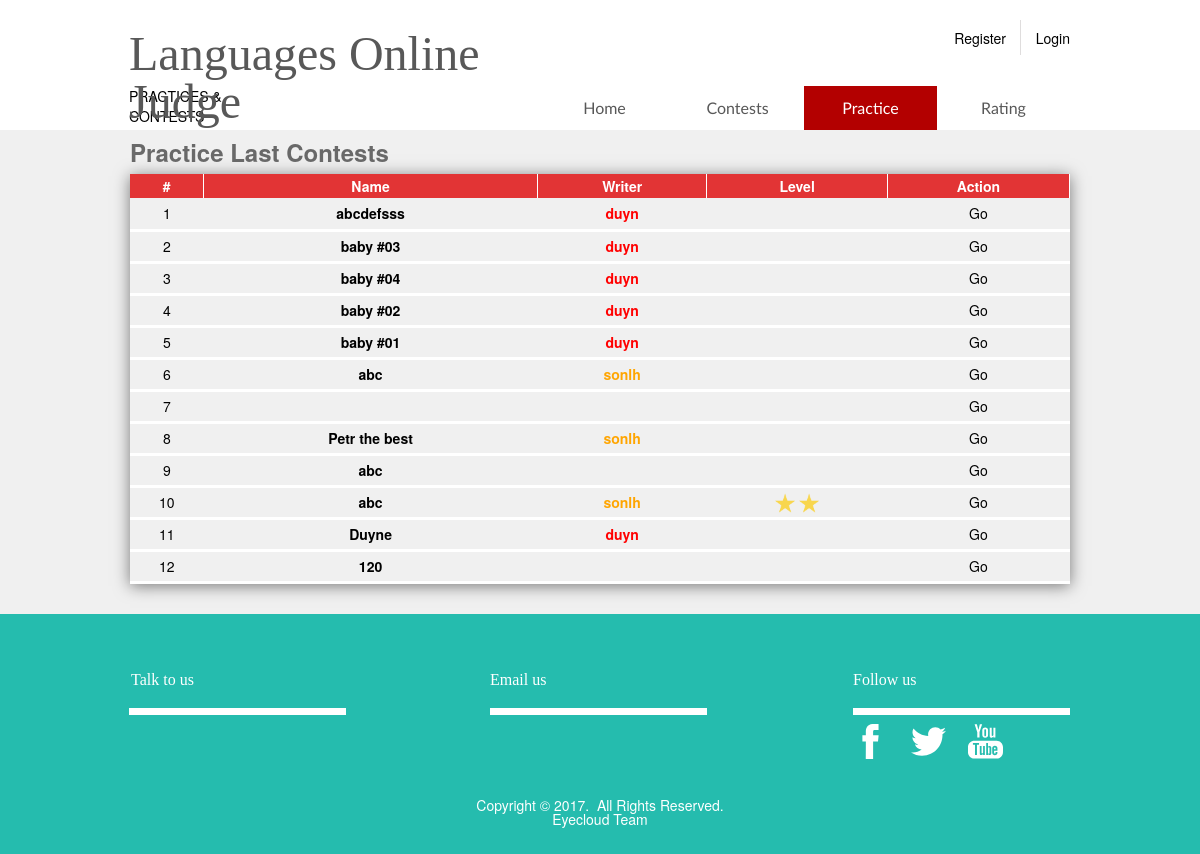
The app's page /practice.php with its own data.
### tables this page shows
CREATE TABLE `contest` (
  `conID` int(11) NOT NULL,
  `conName` varchar(300) NOT NULL,
  `duration` int(11) NOT NULL,
  `author` varchar(50) NOT NULL,
  `beginTime` timestamp NULL DEFAULT NULL,
  `islock` tinyint(1) NOT NULL,
  `level` int(11) NOT NULL,
  `isJudged` tinyint(1) NOT NULL,
  `blog` varchar(2000) NOT NULL,
  `createDate` timestamp NULL DEFAULT NULL
);

CREATE TABLE `account` (
  `username` varchar(50) NOT NULL,
  `password` varchar(50) NOT NULL,
  `name` varchar(50) NOT NULL,
  `point` smallint(6) NOT NULL,
  `role` tinyint(1) NOT NULL,
  `imgURL` varchar(60) NOT NULL
);

### practice.php (the view, shortened to what this page needs)
<?php
    include('gui/resource.php');
?>
<link rel="stylesheet" href="design/css/radio.css">
<body class="fonts1">
    <div id="body-wrapper">
    <?php include('gui/header.php') ?>
    <div id="" class="section" style="background-color: #f0f0f0">
        <div class="container" >
            <?php
                if (!isset($_contestID)) {
                ?>
            <div id="" class="element text-element  ">
                <div class="text-content">
                    <h1><span class="fontSize" style="font-size: 24px; line-height: 1;"><span><span style="color:#696969;">Practice Last Contests</span></span></span></h1>
                </div>
            </div>
            <div id="" class="element text-element  ">
                <div class="text-content">
                    <table border="0" cellpadding="2" cellspacing="2" style="width:100%;">
                        <thead>
                            <tr>
                                <th style="text-align: center;"> # </th>
                                <th style="text-align: center;"> Name </th>
                                <th style="text-align: center;"> Writer </th>
                                <th style="text-align: center;"> Level </th>
                                <th style="text-align: center;"> Action </th>
                            </tr>
                        </thead>
                        <tbody>
                            <?php
                                $upConList = getAllContest();
                                $_cnt = 0;
                                foreach ($upConList as $_contest) {
                                  $_cnt++;
                                ?>
                            <tr style="text-align: center;">
                                <td> <?php echo $_cnt ?> </td>
                                <td>
                                    <a href="blog/<?php echo $_contest['conID'] ?>">  <strong> <?php echo $_contest['conName']?> </strong> </a>
                                </td>
                                <td>
                                  <a href="profile/<?php echo $_contest['author'] ?>">
                                    <strong><?php echo getTitle($_contest['author'])?></strong>
                                  </a>
                                </td>
                                <td>
                                    <?php
                                        $_level = intval($_contest['level']);
                                        for ($i = 0; $i < $_level; $i++) {
                                        ?>
                                    <img src="img/star.png" width="20" height="20">
                                    <?php
                                        }
                                        ?>
                                </td>
                                <td>
                                    <a href="practice2.php?id=<?php echo $_contest['conID']?>"> Go </a>
                                </td>
                            </tr>
                            <?php
                                }
                                  ?>
                        </tbody>
                    </table>
                    <p>&nbsp;</p>
                </div>
            </div>
            <?php
                }
                ?>
        </div>
    </div>
    <?php
        include('gui/footer.php');
    ?>
</body>
</html>

### db_query/db_get.php (shortened to what this page needs)
<?php
	function getAllContest() {
		GLOBAL $db;
		$_sql = "SELECT * FROM contest ORDER BY beginTime DESC";
		$_rs = mysqli_query($db, $_sql);
		$_list_time = array();
		if (isset($_rs))
			while ($_row = $_rs -> fetch_assoc())
				$_list_time[] = $_row;
		return $_list_time;
	}
  	function getSingleUser($_user) {
		GLOBAL $db;
		$_sql = "SELECT * FROM account WHERE username = '$_user'";
		$_rs = mysqli_query($db, $_sql);
		if (isset($_rs) && mysqli_num_rows($_rs) > 0) {
			$_row = $_rs -> fetch_assoc();
			return $_row;
		}
	}
	function getRankColor($_point) {
		if ($_point >= 2000) return 'red';
		if ($_point >= 1000) return 'orange';
		return 'gray';
	}
	function computeRanking($_username) {
		GLOBAL $db;
		$_myscore = getSingleUser($_username);
		$_score = $_myscore['point'];
		$sql = "SELECT * FROM account WHERE point > '$_score'";
		$rs = mysqli_query($db, $sql);
		if (isset($rs))
			return mysqli_num_rows($rs) + 1;
	}
	function getTitle($_username) {
		$_user = getSingleUser($_username);
		$_point = $_user['point'];
		$_rank = computeRanking($_username);
		$_name = $_user['username'];
		$_color = getRankColor($_point);
		if ($_rank == 1 && $_point > 0) {
			$_title = "<font color = 'black'>" . substr($_name, 0, 1) . "</font>" .
			"<font color = '".$_color."'>".
			 substr($_name, 1)."</font>";
		}
		else
			$_title =  "<font color = '". $_color ."'>" . $_name . "</font>";
		return $_title;
	}
?>

### design/css/theme.css (style rules this page uses)
html, body, div, span, object, iframe, h1, h2, h3, h4, h5, h6, p, blockquote, pre, a, abbr, acronym, address, big, cite, code, del, dfn, em, img, ins, kbd, q, s, samp, small, strike, strong, sub, sup, tt, var, b, i, dl, dt, dd, ol, ul, li, fieldset, form, label, legend, caption, article, aside, canvas, details, figure, figcaption, footer, header, hgroup, menu, nav, output, section, summary, time, mark, audio, video { margin: 0px; padding: 0px; border: 0px; font-size: 100%; vertical-align: baseline; }
table, tbody, tfoot, thead, tr, th, td { margin: 0px; font-size: 100%; color: inherit; }
body { line-height: 1; position: relative; width: 100%; }
html, body, div, span, object, iframe, h1, h2, h3, h4, h5, h6, p, blockquote, pre, a, abbr, acronym, address, big, cite, code, del, dfn, em, img, ins, kbd, q, s, samp, small, strike, strong, sub, sup, tt, var, b, u, i, center, dl, dt, dd, ol, ul, li, fieldset, form, label, legend, caption, article, aside, canvas, details, embed, figure, figcaption, footer, header, hgroup, menu, nav, output, ruby, section, summary, time, mark, audio, video { margin: 0px; padding: 0px; border: 0px; font-size: 100%; vertical-align: baseline; }
html { font-size: 100%; text-size-adjust: 100%; min-height: 100%; min-width: 940px !important; }
img { vertical-align: middle; border: 0px; }
body { margin: 0px; font-family: Ubuntu, "Helvetica Neue", Helvetica, Arial, sans-serif; font-size: 14px; line-height: 20px; color: rgb(51, 51, 51); background-color: rgb(255, 255, 255); }
a { color: rgb(0, 136, 204); text-decoration: none; }
.container { margin-right: auto; margin-left: auto; }
.container::before, .container::after { display: table; content: ""; line-height: 0; }
.container::after { clear: both; }
p { margin: 0px 0px 10px; }
strong { font-weight: bold; }
h1, h2, h3, h4, h5, h6 { margin: 10px 0px; font-family: inherit; font-weight: bold; line-height: 20px; color: inherit; text-rendering: optimizeLegibility; }
h1, h2, h3 { line-height: 40px; }
h1 { font-size: 38.5px; }
table { max-width: 100%; background-color: transparent; border-collapse: collapse; border-spacing: 0px; }
a { outline: none; transition: color 0.2s ease, background-image 0.4s ease; }
.section> .container { width: 940px; margin: 0px auto; }
body { background: rgb(255, 255, 255); color: rgb(0, 0, 0); }
a, a:hover, a:focus, a:active { text-decoration: none; color: inherit; outline: none; }
.section { position: relative; }
.section> .container { width: 940px !important; }
body { padding: 0px; }
#body-wrapper { position: relative; margin: 0px auto; padding-top: 130px; }
body { background-color: rgb(255, 255, 255); background-image: none; background-repeat: repeat; background-attachment: scroll; background-size: auto; background-position: center center; }
#body-wrapper { margin: 0px auto; padding-top: 130px; }
#body-wrapper { position: relative; padding-top: 130px; margin: 0px auto; }
body { padding: 0; }
#body-wrapper { padding-top: 130px; }
body { background-color: #ffffff; background-image: none; background-repeat: repeat; background-attachment: scroll; background-size: auto; background-position: center center; }

### practice.php (style rules this page uses)
td { background-color: #f0f0f0; height: 32px; border-bottom: 3px solid white; }
table { box-shadow: 0px 2px 15px 0px rgba(0,0,0,0.5); }
th { background-color: #e23435; color: white; border-right: 1px solid white; }

### records on screen
contest: conName "abcdefsss", account.username "duyn"
contest: conName "baby #03", account.username "duyn"
contest: conName "baby #04", account.username "duyn"
contest: conName "baby #02", account.username "duyn"
contest: conName "baby #01", account.username "duyn"
contest: conName "abc", account.username "sonlh"
contest: conName "Petr the best", account.username "sonlh"
contest: conName "abc"
contest: conName "abc", account.username "sonlh", level 2 (drawn)
contest: conName "Duyne", account.username "duyn"
contest: conName "120"
